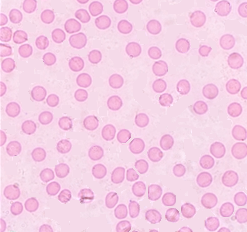
#> input picture Activity 10/cell_final.png, 247 x 232 px
$ jupyter execute --allow-errors 'Activity 10 - Blob Analysis.ipynb'
#> lines starting #> are read from the running program, lines starting #| are printed output that depends on the picture; after the words box and inside, x2 and y2 are one past the last pixel; in counts of white or black regions, pixels touching at a corner belong together; long printed decimals are rounded
## Watershed

[cell 1]
import numpy as np
import matplotlib.pyplot as plt
import cv2

[cell 2]
img = cv2.imread('cell_final.png')
#> img is the input picture: shape (232, 247, 3); mean B, G, R 229.5, 206.3, 244.8
gray = cv2.cvtColor(img, cv2.COLOR_BGR2GRAY)
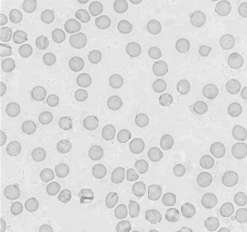
#> gray: shape (232, 247); min 134, max 248, mean 220.5
print(type(gray[0][0]))
#| <class 'numpy.uint8'>
ret, thresh = cv2.threshold(gray, 0, 255, cv2.THRESH_BINARY_INV+cv2.THRESH_OTSU)
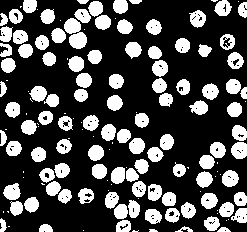
#> thresh: shape (232, 247); 29.4% white; 151 white regions (48 under 20 px), largest, box (x1, y1, x2, y2) and area: (64, 18, 87, 49) 441, (231, 142, 247, 159) 223, (222, 170, 239, 187) 219
#> ret = 215

plt.figure(figsize=[18,6])

plt.subplot(131)
plt.imshow(thresh, cmap = 'gray')
plt.axis('off')
plt.title('initial binarized image (by using OTSU thresholding)')

im_th = thresh.copy()
im_floodfill = im_th.copy()

# Mask used to flood filling.
# NOTE: the size needs to be 2 pixels bigger on each side than the input image
h, w = im_th.shape[:2]
#> h = 232; w = 247
mask = np.zeros((h+2, w+2), np.uint8)

# Floodfill from point (0, 0)
cv2.floodFill(im_floodfill, mask, (0,0), 255)
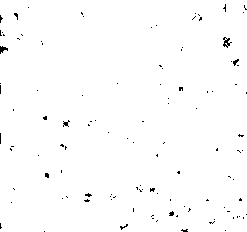
#> im_floodfill: shape (232, 247); 99% white; black in thin lines or dots

# Invert floodfilled image
im_floodfill_inv = cv2.bitwise_not(im_floodfill)
#> im_floodfill_inv: shape (232, 247); 0.96% white in thin lines or dots

# Combine the two images to get the foreground
im_out = im_th | im_floodfill_inv
#> im_out: shape (232, 247); 30.4% white; 151 white regions (48 under 20 px), largest, box (x1, y1, x2, y2) and area: (64, 18, 87, 49) 441, (231, 142, 247, 159) 228, (222, 170, 239, 187) 223

plt.subplot(132)
plt.imshow(im_out, cmap = 'gray')
plt.axis('off')
plt.title('after filling (using watershed algorithm)')


thresh = im_out.copy()
ellipse = cv2.getStructuringElement(cv2.MORPH_ELLIPSE,(2,2))
thresh = cv2.erode(thresh, ellipse, iterations = 1)
#> thresh: shape (232, 247); 25.9% white; 106 white regions (3 under 20 px), largest, box (x1, y1, x2, y2) and area: (70, 33, 87, 49) 207, (232, 143, 247, 159) 201, (223, 171, 239, 187) 195
thresh = cv2.morphologyEx(thresh, cv2.MORPH_CLOSE, ellipse, iterations = 1)
#> thresh: shape (232, 247); 25.7% white; 105 white regions (2 under 20 px), largest, box (x1, y1, x2, y2) and area: (71, 34, 88, 50) 206, (224, 172, 240, 188) 193, (5, 185, 21, 201) 192


plt.subplot(133)
plt.imshow(thresh, cmap = 'gray')
plt.axis('off')
plt.title('after using morphological operator')
plt.show()

[cell 3]
# noise removal
kernel = np.ones((3,3),np.uint8)
opening = cv2.morphologyEx(thresh,cv2.MORPH_OPEN,kernel, iterations = 1)
#> opening: shape (232, 247); 25.4% white; 104 white regions (1 under 20 px), largest, box (x1, y1, x2, y2) and area: (71, 34, 88, 50) 206, (224, 172, 239, 188) 192, (5, 185, 21, 201) 192

# sure background area
sure_bg = cv2.dilate(opening,kernel,iterations=3)
#> sure_bg: shape (232, 247); 54.3% white; 9 black regions (2 under 20 px), largest, box (x1, y1, x2, y2) and area: (0, 0, 247, 232) 24579, (41, 0, 79, 27) 502, (16, 13, 51, 43) 354

# Finding sure foreground area
dist_transform = cv2.distanceTransform(opening,cv2.DIST_L2,5)
ret, sure_fg = cv2.threshold(dist_transform,0.3*dist_transform.max(),255,0)
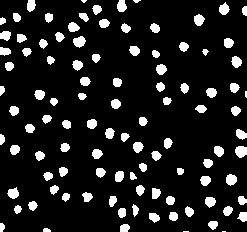
#> sure_fg: shape (232, 247) float32; 12% white; 103 white regions (5 under 20 px), largest, box (x1, y1, x2, y2) and area: (235, 146, 247, 158) 115, (73, 36, 86, 48) 107, (226, 174, 237, 186) 100
#> ret = 2.34

# Finding unknown region
sure_fg = np.uint8(sure_fg)
unknown = cv2.subtract(sure_bg,sure_fg)
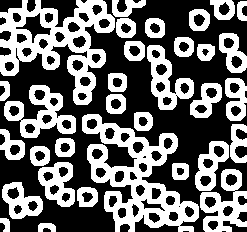
#> unknown: shape (232, 247); 42.3% white; 32 white regions

[cell 4]
plt.imshow(opening)

[cell 5]
# Marker labelling
#ret, markers = cv2.connectedComponents(sure_fg)
ret, markers = cv2.connectedComponents(thresh)
#> markers: shape (232, 247) int32; 106 distinct labels, from 0 to 105
#> ret = 106

# Add one to all labels so that sure background is not 0, but 1
markers = markers+1
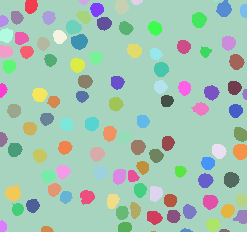
#> markers: shape (232, 247) int32; 106 distinct labels, from 1 to 106; one colour per label, 0 black

# Now, mark the region of unknown with zero
markers[unknown==255] = 0
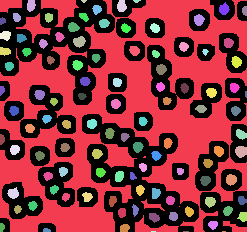
#> markers: shape (232, 247) int32; 106 distinct labels, from 0 to 106; one colour per label, 0 black

[cell 6]
markers = cv2.watershed(img,markers)
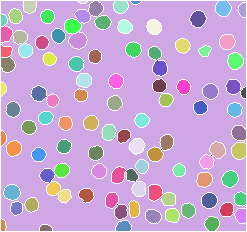
#> markers: shape (232, 247) int32; 104 distinct labels, from -1 to 103; one colour per label, 0 black, -1 white
img[markers == -1] = [0,0,0]
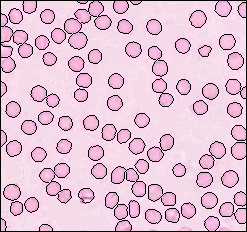
#> img: shape (232, 247, 3); 8.27% of pixels changed, all inside (x1, y1, x2, y2) = (0, 0, 247, 232)

[cell 7]
from skimage import measure

[cell 8]
labels= measure.label(thresh)
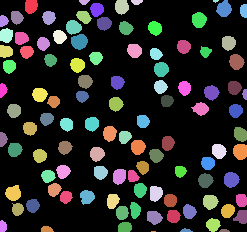
#> labels: shape (232, 247) int64; 106 distinct labels, from 0 to 105; one colour per label, 0 black

[cell 9]
props = measure.regionprops(labels)
#> props = 105 regions; largest, box (x1, y1, x2, y2) and area: (71, 34, 88, 50) 206, (224, 172, 240, 188) 193, (5, 185, 21, 201) 192, (233, 144, 247, 160) 191, (216, 0, 232, 17) 189
counter = 1
bounding_box = []
label = []
area = []
centroid = []
eccentricity = []
perimeter = []
major_axis_length = []
for prop in props:
    if prop.area > 50:
        print('Label: {} >> Object size: {}'.format(counter, prop.area))
        counter += 1
        bounding_box.append(prop.bbox)
        label.append(prop.label)
        area.append(prop.area)
        centroid.append(prop.centroid)
        eccentricity.append(prop.eccentricity)
        perimeter.append(prop.perimeter)
        major_axis_length.append(prop.major_axis_length)
#> this loop made 105 passes
#| Label: 1 >> Object size: 153.0
#| Label: 2 >> Object size: 168.0
#| Label: 3 >> Object size: 189.0
#| Label: 4 >> Object size: 150.0
#| Label: 5 >> Object size: 85.0
#| Label: 6 >> Object size: 135.0
#| Label: 7 >> Object size: 144.0
#| Label: 8 >> Object size: 141.0
#> (further printed lines are left out)
#> after the loop, area = 98 values, max 206 at index 17, min 63 at index 97, mean 148; bounding_box = 98 items, first 6: (0, 25, 14, 38), (0, 115, 15, 129), (0, 216, 17, 232), (3, 90, 17, 104), (4, 240, 18, 247), (11, 11, 25, 24); centroid = 98 pairs, first value 5.9 to 228.9, second value 2.57 to 243.3; counter = 99; eccentricity = 98 values, max 0.873 at index 97, min 0.118 at index 31, mean 0.418; label = 98 values from 1 to 102; major_axis_length = 98 values, max 17.22 at index 17, min 11.44 at index 24, mean 14.64; perimeter = 98 values, max 52.04 at index 17, min 30.28 at index 97, mean 43.31

[cell 10]
print('mean area:', np.mean(area), '+/-', np.std(area, dtype=np.float64))
#| mean area: 148.010 +/- 26.638
print('mean eccentricity:', np.mean(eccentricity))
#| mean eccentricity: 0.4185
print('mean perimeter:', np.mean(perimeter))
#| mean perimeter: 43.315
print('mean major axis length:', np.mean(major_axis_length))
#| mean major axis length: 14.637

[cell 11]
c_x = np.array([i[1] for i in centroid])
#> c_x = 98 values, max 243.3 at index 4, min 2.57 at index 37, mean 117.7
c_y = np.array([i[0] for i in centroid])
#> c_y = 98 values, max 228.9 at index 97, min 5.9 at index 0, mean 118.3

plt.figure(figsize=[28,6])
plt.subplot(131)
plt.imshow(img)
plt.scatter(c_x, c_y, s = 5, color='blue')
plt.title('image with bounding box and centroid', fontsize=15)
plt.axis('off')


plt.subplot(132)
plt.imshow(thresh, cmap = 'gray')
#> (the rest of this cell did not finish here and is left out)

#> (a cell that did not finish here is left out)

[cell 13]
import skimage

[cell 14]
skimage.__version__

[cell 15]
centroid
#> Out has the same summary as centroid
